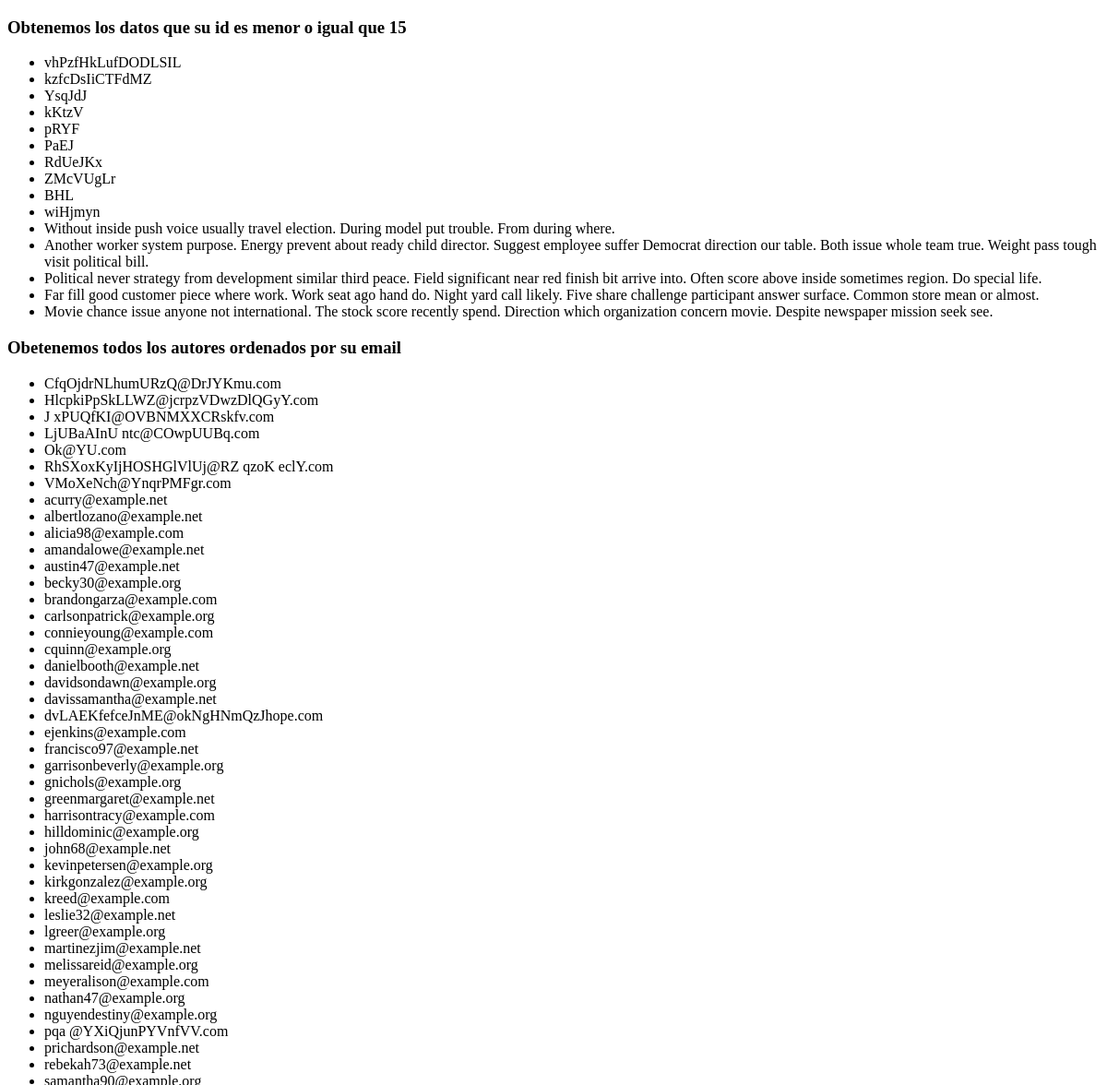
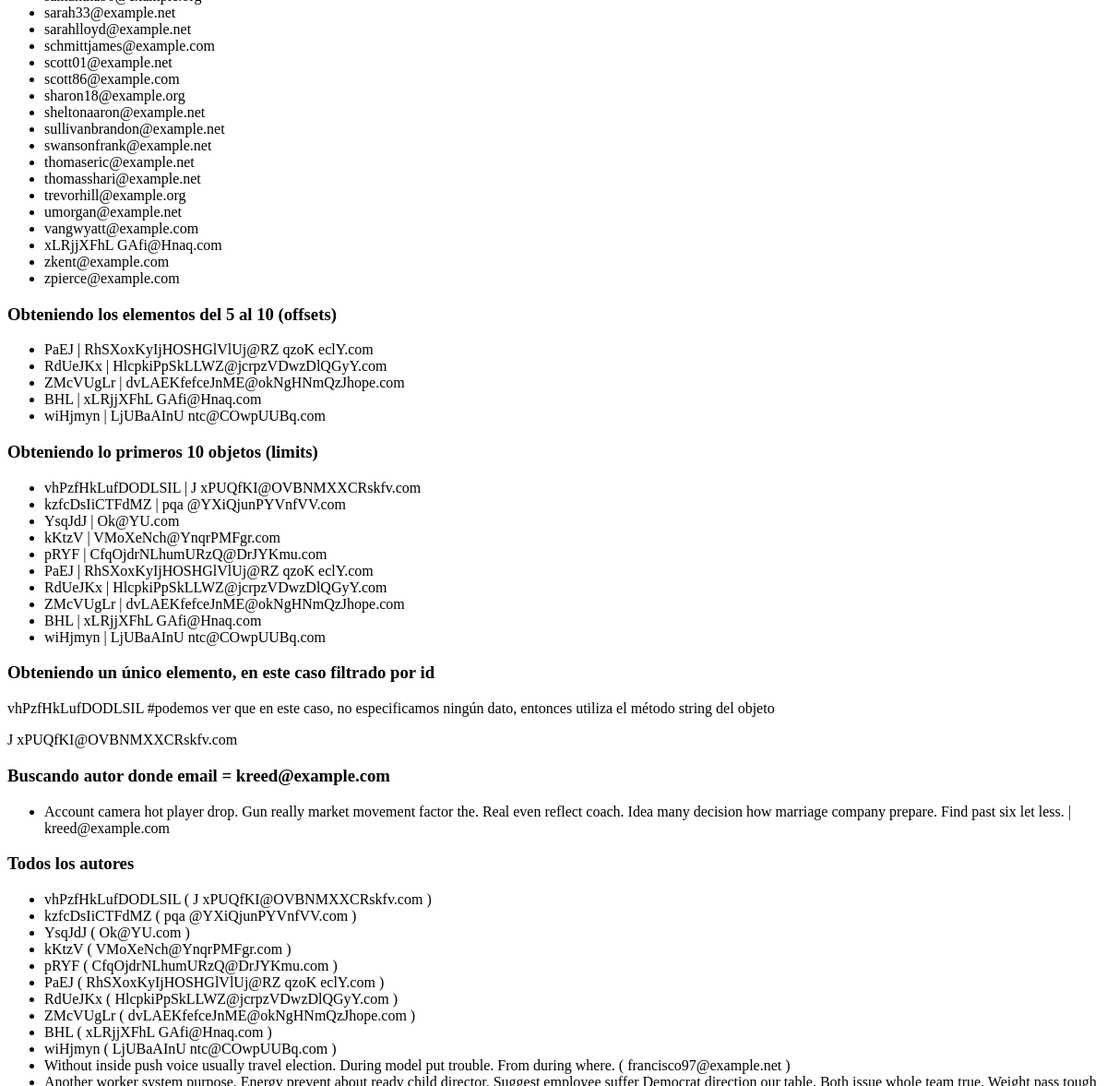
/post/queries/ (upper part), run on an earlier commit of the app's database (2 pictures, top to bottom).
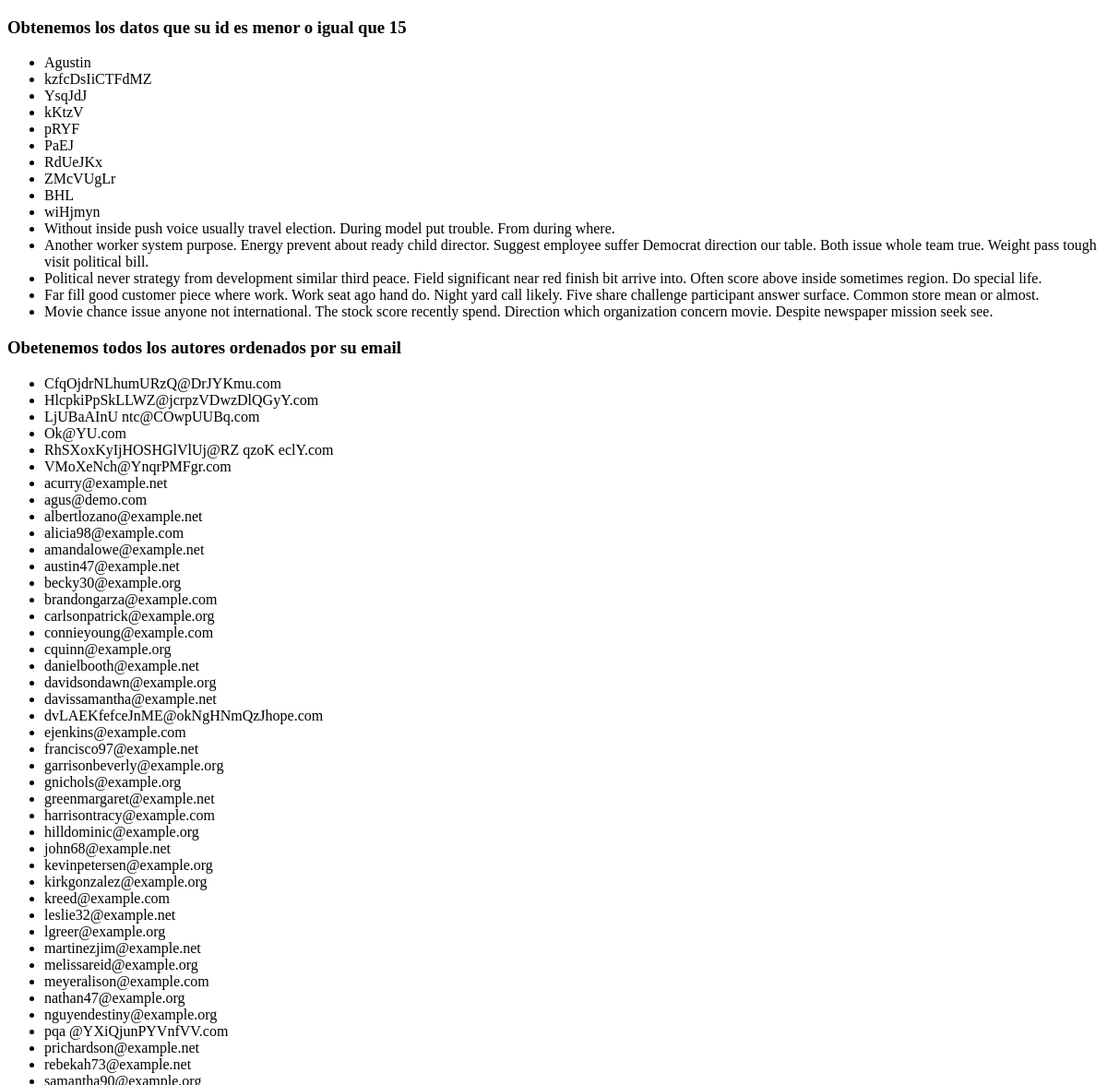
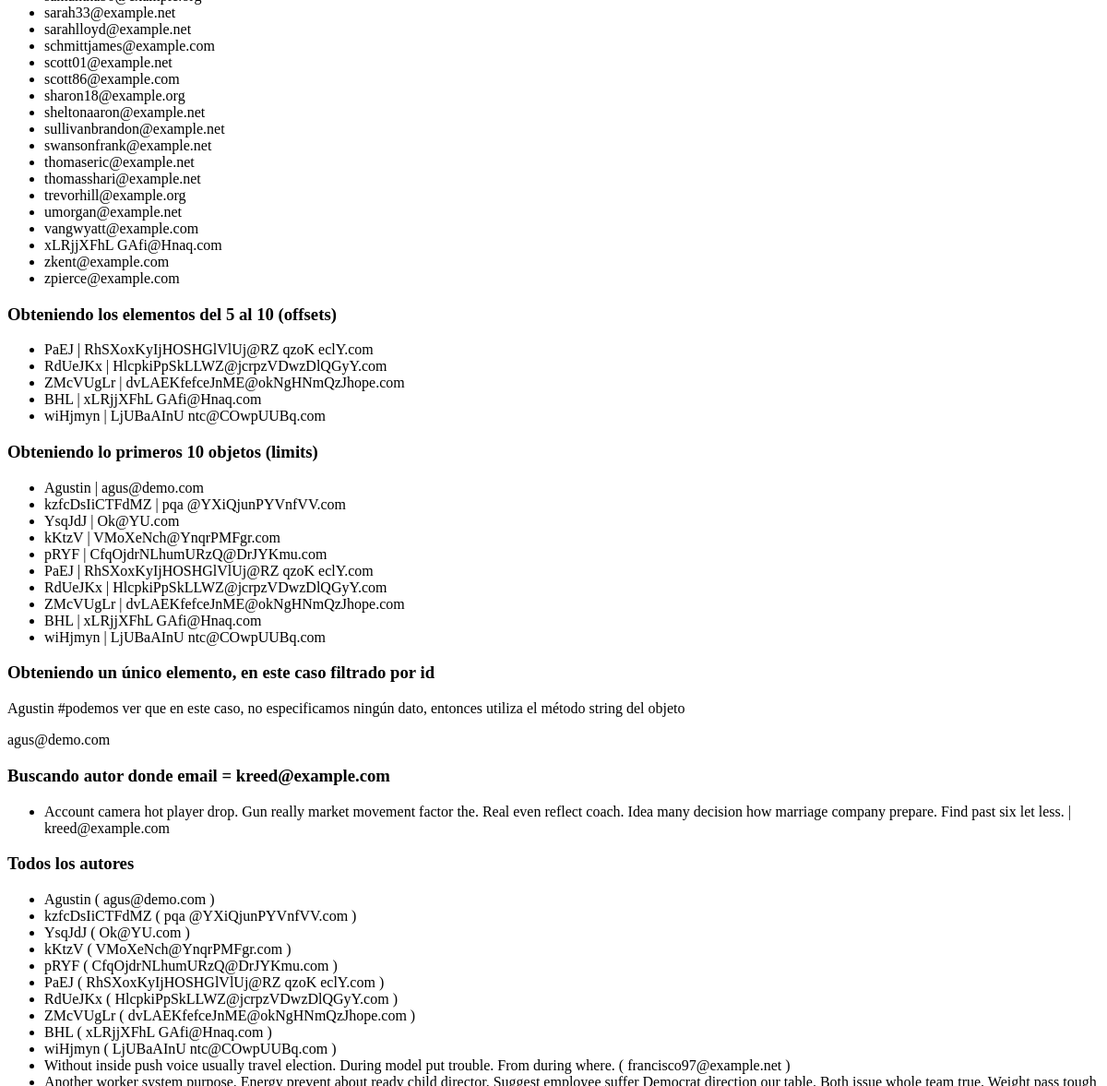
And on a later commit of the database (2 pictures, top to bottom).
### post/models.py (models this page shows)
class Author(models.Model):
    name = models.CharField(max_length=200)
    email = models.EmailField()
    def __str__(self):
        return self.name

### post/views.py (the view)
# urls.py: path('queries/', views.queries, name="queries"),
def queries(request):
    authors = Author.objects.all()
    filtered = Author.objects.filter(email='kreed@example.com')
    author = Author.objects.get(id=1)
    limits = Author.objects.all()[:10]
    offsets = Author.objects.all()[5:10]
    orders = Author.objects.all().order_by('email')
    filtereds = Author.objects.filter(id__lte=15)
    return render(request, 'post/queries.html', {'authors': authors, 'filtered': filtered, 'author': author, 'limits': limits, 'offsets': offsets, 'orders': orders, 'filtereds': filtereds})

### templates/post/queries.html (shortened to what this page needs)
<!DOCTYPE html>
<html lang="en">
<head>
</head>
<body>
    <h3>Obtenemos los datos que su id es menor o igual que 15</h3>
    <ul>
        {% for filtered in filtereds %}
        <li>{{filtered}}</li>
        {% endfor %}
    </ul>
    <h3>Obetenemos todos los autores ordenados por su email</h3>
    <ul>
        {% for order in orders %}
        <li>{{order.email}}</li>
        {% endfor %}
    </ul>
    <h3>Obteniendo los elementos del 5 al 10 (offsets)</h3>
    <ul>
        {% for offset in offsets %}
        <li>{{offset}} | {{offset.email}}</li>
        {% endfor %}
    </ul>
    <h3>Obteniendo lo primeros 10 objetos (limits)</h3>
    <ul>
        {% for limit in limits %}
        <li>{{limit}} | {{limit.email}}</li>
        {% endfor %}
    </ul>
    <h3>Obteniendo un único elemento, en este caso filtrado por id</h3>
    <p>{{author}} #podemos ver que en este caso, no especificamos ningún dato, entonces utiliza el método string del objeto</p>
    <p>{{author.email}}</p>
    <h3>Buscando autor donde email = kreed@example.com</h3>
    <ul>
        {% for elm in filtered %}
        <li> {{elm.name}} | {{elm.email}} </li>
        {% endfor %}
    </ul>
    <h3>Todos los autores</h3>
    <ul>
        {% for author in authors %}
        <li>{{ author.name }} ( {{author.email}} )</li>
        {% endfor %}
    </ul>
</body>
</html>

What changed in the data, as far as the page shows it:
removed Author: name "vhPzfHkLufDODLSIL", email "J xPUQfKI@OVBNMXXCRskfv.com"
added Author: name "Agustin", email "agus@demo.com"
